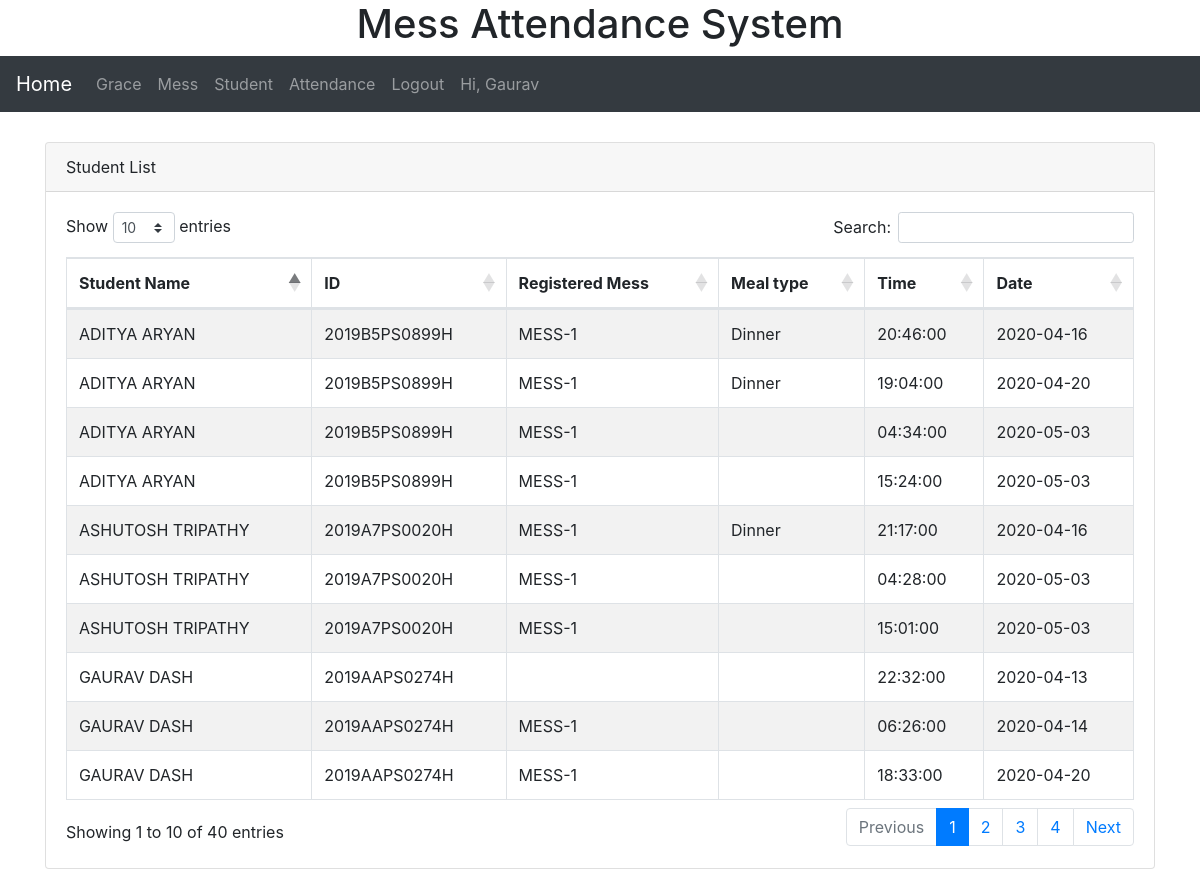
Page /admin/attendance.php (signed in) on the committed database.
### tables this page shows
CREATE TABLE `mess_attendance` (
  `student_id` int(15) NOT NULL,
  `student_name` varchar(25) NOT NULL,
  `ID` varchar(25) NOT NULL,
  `type` varchar(10) NOT NULL,
  `date` date NOT NULL,
  `time` time NOT NULL DEFAULT current_timestamp(),
  `Mess` varchar(15) NOT NULL
);

### admin/attendance.php (the view, shortened to what this page needs)
<?php
include('admin_page.php')
?>
<div class="container" style="margin-top:30px">
  <div class="card">
   <div class="card-header">
      <div class="row">
        <div class="col-md-9">Student List</div>
        <div class="col-md-3" align="right">
        </div>
      </div>
    </div>
   <div class="card-body">
    <div class="table-responsive">
        <span id="message_operation"></span>
     <table class="table table-striped table-bordered" id="student_table">
      <thead>
       <tr>
        <th>Student Name</th>
        <th>ID</th>
        <th>Registered Mess</th>
        <th>Meal type</th>
              <th>Time</th>
              <th>Date</th>
       </tr>
      </thead>
      <tbody>
      <?php
      $result=$link->query("SELECT * FROM `mess_attendance`") or die(mysqli_error());
      while($row = $result->fetch_array()){
      ?>
      <tr>
      <td><?php echo $row['student_name'] ?></td>
      <td><?php echo $row['ID'] ?></td>
      <td><?php echo $row['Mess'] ?></td>
      <td><?php echo $row['type'] ?></td>
      <td><?php echo $row['time'] ?></td>
      <td><?php echo $row['date'] ?></td>
      </tr>
      <?php
      }
      ?>
      </tbody>
     </table>
    </div>
   </div>
  </div>
</div>
</body>
</html>

### admin/admin_page.php (shortened to what this page needs)
<?php
include('db_connect.php');
$query="SELECT username FROM `admin_info` WHERE admin_id='".$_SESSION['admin_id']."'";
$result=mysqli_query($link,$query);
$row=mysqli_fetch_array($result);
?>
<!DOCTYPE html>
<html lang="en">
<head>
  <link rel="stylesheet" href="https://maxcdn.bootstrapcdn.com/bootstrap/4.3.1/css/bootstrap.min.css">
  <link rel="stylesheet" href="https://cdn.datatables.net/1.10.19/css/dataTables.bootstrap4.min.css">
</head>
<body>
<div class="jumbotron-small text-center" style="margin-bottom:0">
  <h1>Mess Attendance System</h1>
</div>
<nav class="navbar navbar-expand-sm bg-dark navbar-dark">
  <a class="navbar-brand" href="index.php">Home</a>
  <div class="collapse navbar-collapse" id="collapsibleNavbar">
    <ul class="navbar-nav">
      <li class="nav-item">
        <a class="nav-link" href="grace.php">Grace</a>
      </li>
      <li class="nav-item">
        <a class="nav-link" href="Mess.php">Mess</a>
      </li>
      <li class="nav-item">
        <a class="nav-link" href="student.php">Student</a>
      </li>
      <li class="nav-item">
        <a class="nav-link" href="attendance.php">Attendance</a>
      </li>
      <li class="nav-item">
        <a class="nav-link" href="logout.php">Logout</a>
      </li>
      <li class="nav-item ">
      <a class="nav-link " href="#">Hi, <?php echo $row['username'] ?></a>
      </li>
    </ul>
  </div>
</nav>

### rows in the picture
mess_attendance: student_name "GAURAV DASH", ID "2019AAPS0274H", time "22:32:00", date "2020-04-13"
mess_attendance: student_name "GAURAV DASH", ID "2019AAPS0274H", Mess "MESS-1", time "06:26:00", date "2020-04-14"
mess_attendance: student_name "ADITYA ARYAN", ID "2019B5PS0899H", Mess "MESS-1", type "Dinner", time "20:46:00", date "2020-04-16"
mess_attendance: student_name "ASHUTOSH TRIPATHY", ID "2019A7PS0020H", Mess "MESS-1", type "Dinner", time "21:17:00", date "2020-04-16"
mess_attendance: student_name "GAURAV DASH", ID "2019AAPS0274H", Mess "MESS-1", time "18:33:00", date "2020-04-20"
mess_attendance: student_name "ADITYA ARYAN", ID "2019B5PS0899H", Mess "MESS-1", type "Dinner", time "19:04:00", date "2020-04-20"
mess_attendance: student_name "ASHUTOSH TRIPATHY", ID "2019A7PS0020H", Mess "MESS-1", time "04:28:00", date "2020-05-03"
mess_attendance: student_name "ADITYA ARYAN", ID "2019B5PS0899H", Mess "MESS-1", time "04:34:00", date "2020-05-03"
mess_attendance: student_name "ASHUTOSH TRIPATHY", ID "2019A7PS0020H", Mess "MESS-1", time "15:01:00", date "2020-05-03"
mess_attendance: student_name "ADITYA ARYAN", ID "2019B5PS0899H", Mess "MESS-1", time "15:24:00", date "2020-05-03"

### other values in the picture
$row['username'] "Gaurav"
